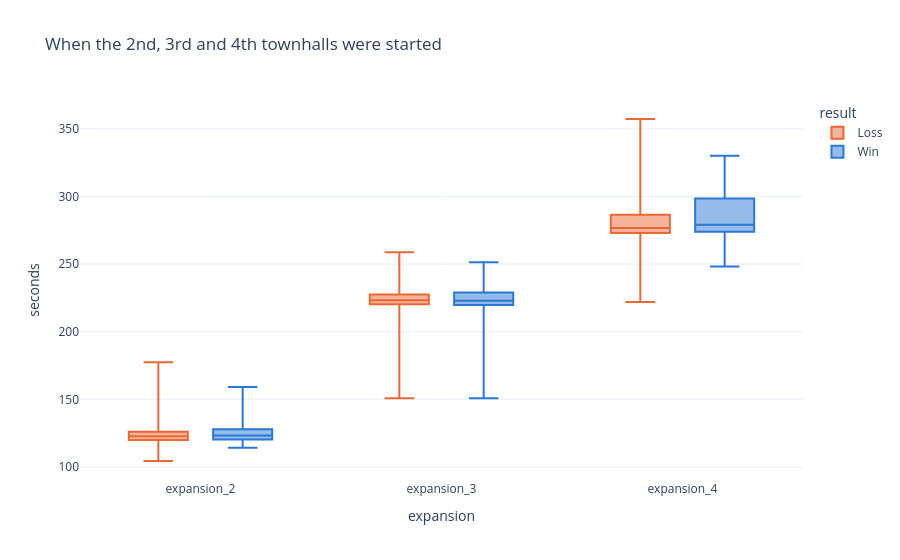

Notebook cell for this chart:
### Code cell
expansions = bases.unpivot(index=["ext_fs_id", "result"], on=["expansion_2", "expansion_3", "expansion_4"],
                           variable_name="expansion", value_name="seconds").drop_nulls("seconds")
fig = px.box(expansions, x="expansion", y="seconds", color="result", template=TEMPLATE, color_discrete_map=RESULT_COLORS,
             title="When the 2nd, 3rd and 4th townhalls were started", points=False)
fig.show()

### Figure 1 — Plotly figure (JSON) as saved in the notebook; plotly's stock layout.template omitted (floating-point values rounded to 4 significant figures; data arrays with more than 128 entries replaced by an {"elided": "..."} marker saying what was removed)
{"data": [{"alignmentgroup": "True", "boxpoints": false, "hovertemplate": "result=Loss<br>expansion=%{x}<br>seconds=%{y}<extra></extra>", "legendgroup": "Loss", "marker": {"color": "#eb6834"}, "name": "Loss", "notched": false, "offsetgroup": "Loss", "orientation": "v", "showlegend": true, "type": "box", "x": {"elided": "2665 str values"}, "x0": " ", "xaxis": "x", "y": {"elided": "2665 float values"}, "y0": " ", "yaxis": "y"}, {"alignmentgroup": "True", "boxpoints": false, "hovertemplate": "result=Win<br>expansion=%{x}<br>seconds=%{y}<extra></extra>", "legendgroup": "Win", "marker": {"color": "#2a78d6"}, "name": "Win", "notched": false, "offsetgroup": "Win", "orientation": "v", "showlegend": true, "type": "box", "x": {"elided": "1482 str values"}, "x0": " ", "xaxis": "x", "y": {"elided": "1482 float values"}, "y0": " ", "yaxis": "y"}], "layout": {"boxmode": "group", "legend": {"title": {"text": "result"}, "tracegroupgap": 0}, "title": {"text": "When the 2nd, 3rd and 4th townhalls were started"}, "xaxis": {"anchor": "y", "domain": [0.0, 1.0], "title": {"text": "expansion"}}, "yaxis": {"anchor": "x", "domain": [0.0, 1.0], "title": {"text": "seconds"}}}}
